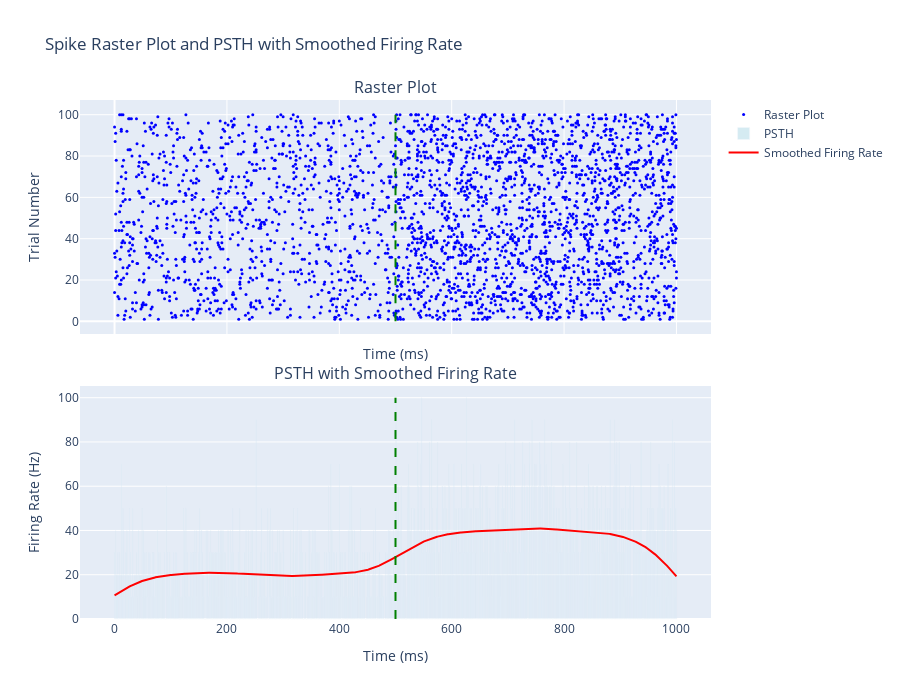

Write notebook code for a chart like this one.
### Code cell
from plotly.subplots import make_subplots

# 可视化：光栅图和平滑后的 PSTH（每秒脉冲直方图）。这里使用高斯核进行平滑。
spike_times = []
trial_numbers = []

for trial in range(n_trials):
    trial_spike_indices = np.where(spike_trains[trial, :])[0]
    trial_spike_times = t[trial_spike_indices]
    spike_times.extend(trial_spike_times)
    trial_numbers.extend([trial + 1] * len(trial_spike_times)) 

# 计算 PSTH（每个时间步的发放脉冲计数）
psth = np.sum(spike_trains, axis=0)

# 将 PSTH 归一化为发放率（单位 Hz）
psth_rate = psth / n_trials / (dt / 1000.0) 

# 定义高斯核函数
def gaussian_kernel(sigma, dt):
    size = int(round(6 * sigma / dt))  
    if size % 2 == 0:
        size += 1  # 确保核大小为奇数
    x = np.linspace(-(size // 2), size // 2, size)  
    kernel = np.exp(-0.5 * (x / (sigma / dt)) ** 2)  
    kernel /= np.sum(kernel)  
    return kernel

kernel_sigma = 50.0  
kernel = gaussian_kernel(kernel_sigma, dt)  
smoothed_rate = np.convolve(psth_rate, kernel, mode="same")  

fig = make_subplots(
    rows=2, cols=1,
    shared_xaxes=True,  
    vertical_spacing=0.1,  
    subplot_titles=("Raster Plot", "PSTH with Smoothed Firing Rate")
)

fig.add_trace(go.Scatter(
    x=spike_times,
    y=trial_numbers,
    mode="markers",
    marker=dict(size=3, color="blue"),
    name="Raster Plot"
), row=1, col=1)
fig.add_trace(go.Bar(
    x=t,
    y=psth_rate,
    name="PSTH",
    marker=dict(color="lightblue"),
    opacity=0.5
), row=2, col=1)
fig.add_trace(go.Scatter(
    x=t,
    y=smoothed_rate,
    mode="lines",
    line=dict(color="red", width=2),
    name="Smoothed Firing Rate"
), row=2, col=1)
fig.add_shape(
    dict(
        type="line",
        x0=switch_time,
        x1=switch_time,
        y0=0,
        y1=n_trials,
        line=dict(color="green", dash="dash"),
    ),
    row=1, col=1
)

fig.add_shape(
    dict(
        type="line",
        x0=switch_time,
        x1=switch_time,
        y0=0,
        y1=max(psth_rate),
        line=dict(color="green", dash="dash"),
    ),
    row=2, col=1
)
fig.update_layout(
    height=700,
    title="Spike Raster Plot and PSTH with Smoothed Firing Rate",
    xaxis=dict(title="Time (ms)"),
    yaxis=dict(title="Trial Number"),
    xaxis2=dict(title="Time (ms)"),
    yaxis2=dict(title="Firing Rate (Hz)"),
    showlegend=True
)
fig.show()

### Figure 1 — Plotly figure (JSON) as saved in the notebook; plotly's stock layout.template omitted (floating-point values rounded to 4 significant figures; data arrays with more than 128 entries replaced by an {"elided": "..."} marker saying what was removed)
{"data": [{"marker": {"color": "blue", "size": 3}, "mode": "markers", "name": "Raster Plot", "type": "scatter", "x": {"elided": "2965 int values"}, "xaxis": "x", "y": {"elided": "2965 int values"}, "yaxis": "y"}, {"marker": {"color": "lightblue"}, "name": "PSTH", "opacity": 0.5, "type": "bar", "x": {"elided": "1001 int values"}, "xaxis": "x2", "y": {"elided": "1001 int values"}, "yaxis": "y2"}, {"line": {"color": "red", "width": 2}, "mode": "lines", "name": "Smoothed Firing Rate", "type": "scatter", "x": {"elided": "1001 int values"}, "xaxis": "x2", "y": {"elided": "1001 float values"}, "yaxis": "y2"}], "layout": {"annotations": [{"font": {"size": 16}, "showarrow": false, "text": "Raster Plot", "x": 0.5, "xanchor": "center", "xref": "paper", "y": 1, "yanchor": "bottom", "yref": "paper"}, {"font": {"size": 16}, "showarrow": false, "text": "PSTH with Smoothed Firing Rate", "x": 0.5, "xanchor": "center", "xref": "paper", "y": 0.45, "yanchor": "bottom", "yref": "paper"}], "height": 700, "shapes": [{"line": {"color": "green", "dash": "dash"}, "type": "line", "x0": 500, "x1": 500, "xref": "x", "y0": 0, "y1": 100, "yref": "y"}, {"line": {"color": "green", "dash": "dash"}, "type": "line", "x0": 500, "x1": 500, "xref": "x2", "y0": 0, "y1": 100, "yref": "y2"}], "showlegend": true, "title": {"text": "Spike Raster Plot and PSTH with Smoothed Firing Rate"}, "xaxis": {"anchor": "y", "domain": [0, 1], "matches": "x2", "showticklabels": false, "title": {"text": "Time (ms)"}}, "xaxis2": {"anchor": "y2", "domain": [0, 1], "title": {"text": "Time (ms)"}}, "yaxis": {"anchor": "x", "domain": [0.55, 1], "title": {"text": "Trial Number"}}, "yaxis2": {"anchor": "x2", "domain": [0, 0.45], "title": {"text": "Firing Rate (Hz)"}}}}
